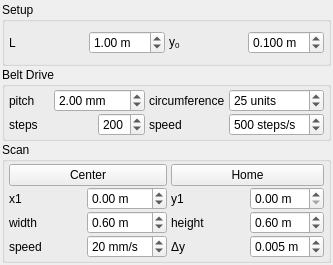
<?xml version="1.0" encoding="UTF-8"?>
<ui version="4.0">
 <class>Polargraph</class>
 <widget class="QWidget" name="Polargraph">
  <property name="geometry">
   <rect>
    <x>0</x>
    <y>0</y>
    <width>333</width>
    <height>265</height>
   </rect>
  </property>
  <property name="minimumSize">
   <size>
    <width>333</width>
    <height>0</height>
   </size>
  </property>
  <property name="windowTitle">
   <string>Polargraph</string>
  </property>
  <layout class="QVBoxLayout" name="verticalLayout">
   <property name="spacing">
    <number>1</number>
   </property>
   <property name="leftMargin">
    <number>2</number>
   </property>
   <property name="topMargin">
    <number>2</number>
   </property>
   <property name="rightMargin">
    <number>2</number>
   </property>
   <property name="bottomMargin">
    <number>2</number>
   </property>
   <item>
    <widget class="QGroupBox" name="groupSetup">
     <property name="font">
      <font>
       <weight>50</weight>
       <bold>false</bold>
      </font>
     </property>
     <property name="title">
      <string>Setup</string>
     </property>
     <layout class="QGridLayout" name="gridLayout_3">
      <property name="leftMargin">
       <number>4</number>
      </property>
      <property name="topMargin">
       <number>2</number>
      </property>
      <property name="rightMargin">
       <number>4</number>
      </property>
      <property name="bottomMargin">
       <number>2</number>
      </property>
      <property name="horizontalSpacing">
       <number>4</number>
      </property>
      <property name="verticalSpacing">
       <number>1</number>
      </property>
      <item row="0" column="0">
       <widget class="QLabel" name="labelEll">
        <property name="text">
         <string>L</string>
        </property>
        <property name="buddy">
         <cstring>ell</cstring>
        </property>
       </widget>
      </item>
      <item row="0" column="1">
       <widget class="QDoubleSpinBox" name="ell">
        <property name="suffix">
         <string> m</string>
        </property>
        <property name="minimum">
         <double>0.100000000000000</double>
        </property>
        <property name="maximum">
         <double>10.000000000000000</double>
        </property>
        <property name="singleStep">
         <double>0.010000000000000</double>
        </property>
        <property name="value">
         <double>1.000000000000000</double>
        </property>
       </widget>
      </item>
      <item row="0" column="2">
       <widget class="QLabel" name="labely0">
        <property name="text">
         <string>&lt;html&gt;&lt;head/&gt;&lt;body&gt;&lt;p&gt;y&lt;span style=&quot; vertical-align:sub;&quot;&gt;0&lt;/span&gt;&lt;/p&gt;&lt;/body&gt;&lt;/html&gt;</string>
        </property>
        <property name="buddy">
         <cstring>y0</cstring>
        </property>
       </widget>
      </item>
      <item row="0" column="3">
       <widget class="QDoubleSpinBox" name="y0">
        <property name="suffix">
         <string> m</string>
        </property>
        <property name="decimals">
         <number>3</number>
        </property>
        <property name="minimum">
         <double>0.010000000000000</double>
        </property>
        <property name="maximum">
         <double>1.000000000000000</double>
        </property>
        <property name="singleStep">
         <double>0.010000000000000</double>
        </property>
        <property name="value">
         <double>0.100000000000000</double>
        </property>
       </widget>
      </item>
     </layout>
    </widget>
   </item>
   <item>
    <widget class="QGroupBox" name="groupBelt">
     <property name="font">
      <font>
       <weight>50</weight>
       <bold>false</bold>
      </font>
     </property>
     <property name="title">
      <string>Belt Drive</string>
     </property>
     <layout class="QGridLayout" name="gridLayout_2">
      <property name="leftMargin">
       <number>4</number>
      </property>
      <property name="topMargin">
       <number>2</number>
      </property>
      <property name="rightMargin">
       <number>4</number>
      </property>
      <property name="bottomMargin">
       <number>2</number>
      </property>
      <property name="horizontalSpacing">
       <number>4</number>
      </property>
      <property name="verticalSpacing">
       <number>1</number>
      </property>
      <item row="0" column="0">
       <widget class="QLabel" name="labelUnit">
        <property name="text">
         <string>pitch</string>
        </property>
        <property name="buddy">
         <cstring>pitch</cstring>
        </property>
       </widget>
      </item>
      <item row="0" column="1" colspan="2">
       <widget class="QDoubleSpinBox" name="pitch">
        <property name="statusTip">
         <string>Polargraph: Tooth size on timing belt</string>
        </property>
        <property name="suffix">
         <string> mm</string>
        </property>
        <property name="minimum">
         <double>1.000000000000000</double>
        </property>
        <property name="maximum">
         <double>5.000000000000000</double>
        </property>
        <property name="singleStep">
         <double>0.100000000000000</double>
        </property>
        <property name="value">
         <double>2.000000000000000</double>
        </property>
       </widget>
      </item>
      <item row="0" column="3">
       <widget class="QLabel" name="labelCircum">
        <property name="text">
         <string>circumference</string>
        </property>
        <property name="buddy">
         <cstring>circumference</cstring>
        </property>
       </widget>
      </item>
      <item row="0" column="4">
       <widget class="QDoubleSpinBox" name="circumference">
        <property name="statusTip">
         <string>Polargraph: Units per motor revolution</string>
        </property>
        <property name="suffix">
         <string> units</string>
        </property>
        <property name="decimals">
         <number>0</number>
        </property>
        <property name="minimum">
         <double>1.000000000000000</double>
        </property>
        <property name="value">
         <double>25.000000000000000</double>
        </property>
       </widget>
      </item>
      <item row="1" column="0" colspan="2">
       <widget class="QLabel" name="labelSteps">
        <property name="text">
         <string>steps</string>
        </property>
        <property name="buddy">
         <cstring>steps</cstring>
        </property>
       </widget>
      </item>
      <item row="1" column="2">
       <widget class="QDoubleSpinBox" name="steps">
        <property name="statusTip">
         <string>Polargraph: Motor steps per revolution</string>
        </property>
        <property name="decimals">
         <number>0</number>
        </property>
        <property name="minimum">
         <double>100.000000000000000</double>
        </property>
        <property name="maximum">
         <double>500.000000000000000</double>
        </property>
        <property name="singleStep">
         <double>50.000000000000000</double>
        </property>
        <property name="value">
         <double>200.000000000000000</double>
        </property>
       </widget>
      </item>
      <item row="1" column="3">
       <widget class="QLabel" name="labelStepSpeed">
        <property name="text">
         <string>speed</string>
        </property>
        <property name="buddy">
         <cstring>stepSpeed</cstring>
        </property>
       </widget>
      </item>
      <item row="1" column="4">
       <widget class="QDoubleSpinBox" name="stepSpeed">
        <property name="statusTip">
         <string>Polargraph: Motor steps per second</string>
        </property>
        <property name="suffix">
         <string> steps/s</string>
        </property>
        <property name="decimals">
         <number>0</number>
        </property>
        <property name="minimum">
         <double>10.000000000000000</double>
        </property>
        <property name="maximum">
         <double>1000.000000000000000</double>
        </property>
        <property name="singleStep">
         <double>10.000000000000000</double>
        </property>
        <property name="value">
         <double>500.000000000000000</double>
        </property>
       </widget>
      </item>
     </layout>
    </widget>
   </item>
   <item>
    <widget class="QGroupBox" name="groupScan">
     <property name="minimumSize">
      <size>
       <width>0</width>
       <height>0</height>
      </size>
     </property>
     <property name="font">
      <font>
       <weight>50</weight>
       <bold>false</bold>
      </font>
     </property>
     <property name="title">
      <string>Scan</string>
     </property>
     <layout class="QGridLayout" name="gridLayout">
      <property name="leftMargin">
       <number>4</number>
      </property>
      <property name="topMargin">
       <number>2</number>
      </property>
      <property name="rightMargin">
       <number>4</number>
      </property>
      <property name="bottomMargin">
       <number>2</number>
      </property>
      <property name="horizontalSpacing">
       <number>4</number>
      </property>
      <property name="verticalSpacing">
       <number>1</number>
      </property>
      <item row="0" column="0" colspan="2">
       <widget class="QPushButton" name="gotocenter">
        <property name="text">
         <string>Center</string>
        </property>
       </widget>
      </item>
      <item row="0" column="2" colspan="2">
       <widget class="QPushButton" name="gotohome">
        <property name="text">
         <string>Home</string>
        </property>
       </widget>
      </item>
      <item row="1" column="0">
       <widget class="QLabel" name="labelX1">
        <property name="text">
         <string>x1</string>
        </property>
        <property name="buddy">
         <cstring>x1</cstring>
        </property>
       </widget>
      </item>
      <item row="1" column="1">
       <widget class="QDoubleSpinBox" name="x1">
        <property name="suffix">
         <string> m</string>
        </property>
        <property name="minimum">
         <double>-1.000000000000000</double>
        </property>
        <property name="maximum">
         <double>1.000000000000000</double>
        </property>
        <property name="singleStep">
         <double>0.010000000000000</double>
        </property>
       </widget>
      </item>
      <item row="1" column="2">
       <widget class="QLabel" name="labelY1">
        <property name="text">
         <string>y1</string>
        </property>
        <property name="buddy">
         <cstring>y1</cstring>
        </property>
       </widget>
      </item>
      <item row="1" column="3">
       <widget class="QDoubleSpinBox" name="y1">
        <property name="suffix">
         <string> m</string>
        </property>
        <property name="minimum">
         <double>0.000000000000000</double>
        </property>
        <property name="maximum">
         <double>1.000000000000000</double>
        </property>
        <property name="singleStep">
         <double>0.010000000000000</double>
        </property>
       </widget>
      </item>
      <item row="2" column="0">
       <widget class="QLabel" name="labelWidth">
        <property name="text">
         <string>width</string>
        </property>
        <property name="buddy">
         <cstring>width</cstring>
        </property>
       </widget>
      </item>
      <item row="2" column="1">
       <widget class="QDoubleSpinBox" name="width">
        <property name="suffix">
         <string> m</string>
        </property>
        <property name="minimum">
         <double>0.050000000000000</double>
        </property>
        <property name="maximum">
         <double>10.000000000000000</double>
        </property>
        <property name="singleStep">
         <double>0.010000000000000</double>
        </property>
        <property name="value">
         <double>0.600000000000000</double>
        </property>
       </widget>
      </item>
      <item row="2" column="2">
       <widget class="QLabel" name="labelHeight">
        <property name="text">
         <string>height</string>
        </property>
        <property name="buddy">
         <cstring>height</cstring>
        </property>
       </widget>
      </item>
      <item row="2" column="3">
       <widget class="QDoubleSpinBox" name="height">
        <property name="suffix">
         <string> m</string>
        </property>
        <property name="minimum">
         <double>0.050000000000000</double>
        </property>
        <property name="maximum">
         <double>10.000000000000000</double>
        </property>
        <property name="singleStep">
         <double>0.010000000000000</double>
        </property>
        <property name="value">
         <double>0.600000000000000</double>
        </property>
       </widget>
      </item>
      <item row="3" column="0">
       <widget class="QLabel" name="labelSpeed">
        <property name="statusTip">
         <string>Polargraph: Translation speed</string>
        </property>
        <property name="text">
         <string>speed</string>
        </property>
        <property name="buddy">
         <cstring>speed</cstring>
        </property>
       </widget>
      </item>
      <item row="3" column="1">
       <widget class="QDoubleSpinBox" name="speed">
        <property name="suffix">
         <string> mm/s</string>
        </property>
        <property name="decimals">
         <number>0</number>
        </property>
        <property name="minimum">
         <double>1.000000000000000</double>
        </property>
        <property name="maximum">
         <double>200.000000000000000</double>
        </property>
        <property name="singleStep">
         <double>1.000000000000000</double>
        </property>
        <property name="value">
         <double>20.000000000000000</double>
        </property>
       </widget>
      </item>
      <item row="3" column="2">
       <widget class="QLabel" name="labelDy">
        <property name="text">
         <string>Δy</string>
        </property>
        <property name="buddy">
         <cstring>dy</cstring>
        </property>
       </widget>
      </item>
      <item row="3" column="3">
       <widget class="QDoubleSpinBox" name="dy">
        <property name="suffix">
         <string> m</string>
        </property>
        <property name="decimals">
         <number>3</number>
        </property>
        <property name="minimum">
         <double>0.001000000000000</double>
        </property>
        <property name="maximum">
         <double>0.500000000000000</double>
        </property>
        <property name="singleStep">
         <double>0.001000000000000</double>
        </property>
        <property name="value">
         <double>0.005000000000000</double>
        </property>
       </widget>
      </item>
     </layout>
    </widget>
   </item>
  </layout>
 </widget>
 <tabstops>
  <tabstop>ell</tabstop>
  <tabstop>y0</tabstop>
  <tabstop>pitch</tabstop>
  <tabstop>circumference</tabstop>
  <tabstop>steps</tabstop>
  <tabstop>stepSpeed</tabstop>
  <tabstop>x1</tabstop>
  <tabstop>y1</tabstop>
  <tabstop>width</tabstop>
  <tabstop>height</tabstop>
  <tabstop>speed</tabstop>
  <tabstop>dy</tabstop>
 </tabstops>
 <resources/>
 <connections/>
</ui>
